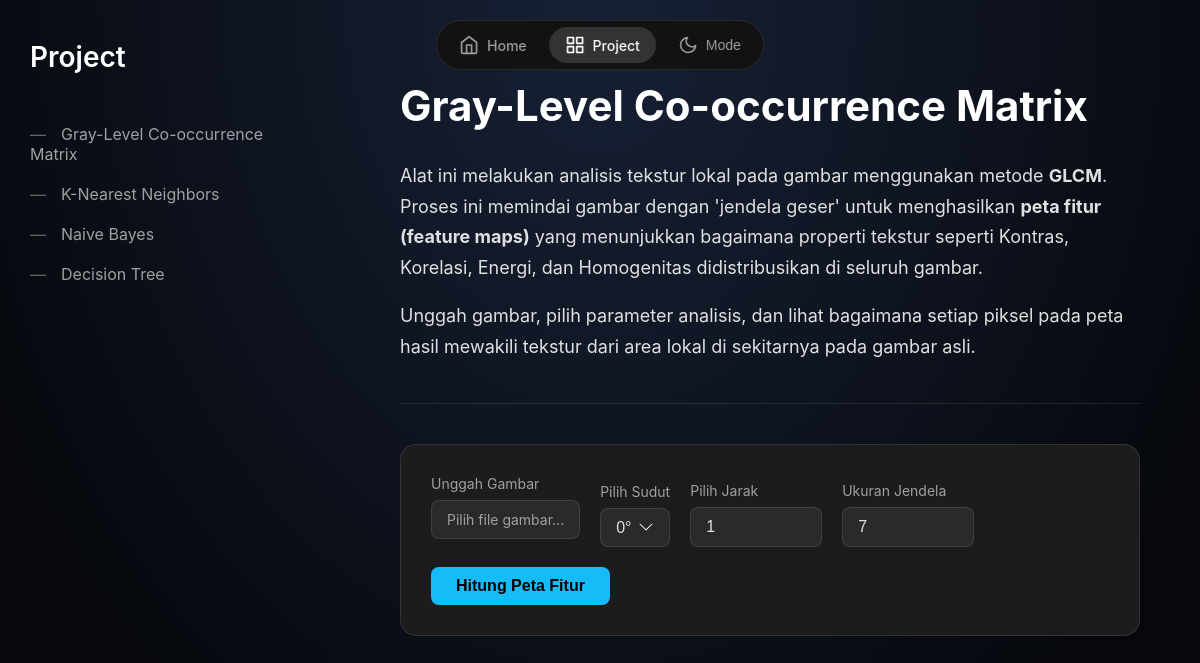
/task/1, run on the app's committed database.
### app.py (models this page shows)
class Task(db.Model):
    id = db.Column(db.Integer, primary_key=True)
    title = db.Column(db.String(100), nullable=False)
    thumbnail = db.Column(db.String(100), nullable=True)
    description = db.Column(db.Text, nullable=False)
    content = db.Column(db.Text, nullable=False)

### app.py (the view, shortened to what this page needs)
@app.route('/task/<int:task_id>', methods=['GET', 'POST'])
def task_detail(task_id):
    task = Task.query.get_or_404(task_id)
    tasks = Task.query.all()
    return render_template('task_detail.html', show_sidebar=True, task=task, tasks=tasks)

### templates/task_detail.html (shortened to what this page needs)
{% extends 'base.html' %}
{% block header %}{{ task.title }}{% endblock %}
{% block content %}
<div class="task-content">
    {{ task.content|safe }}
</div>
<hr class="section-divider">
<div class="glcm-tool-container">
    <form method="POST" enctype="multipart/form-data" class="glcm-form">
        <div class="form-group">
            <label for="image-upload-label">Unggah Gambar</label>
            <label for="image-upload" class="custom-file-upload" id="image-upload-label">
                <span id="file-name-display">Pilih file gambar...</span>
            </label>
        </div>
        <div class="form-group">
            <label for="angle-select">Pilih Sudut</label>
            <select id="angle-select" name="angle">
                <option value="0">0°</option>
            </select>
        </div>
        <div class="form-group">
            <label for="distance-input">Pilih Jarak</label>
            <input type="number" id="distance-input" name="distance" value="1" min="1" max="20" class="number-input">
        </div>
        <div class="form-group">
            <label for="window-size-input">Ukuran Jendela</label>
            <input type="number" id="window-size-input" name="window_size" value="7" min="3" step="2" class="number-input">
        </div>
        <button type="submit" class="btn-submit">Hitung Peta Fitur</button>
    </form>
</div>
{% endblock %}

### templates/base.html (shortened to what this page needs)
<!DOCTYPE html>
<html lang="id">
<head>
    <link rel="stylesheet" href="{{ url_for('static', filename='style.css') }}">
</head>
<body>
    <nav class="top-nav">
        <a href="{{ url_for('index') }}" class="nav-item {% if not show_sidebar %}active{% endif %}">
            <svg xmlns="http://www.w3.org/2000/svg" width="24" height="24" viewBox="0 0 24 24" fill="none" stroke="currentColor" stroke-width="2" stroke-linecap="round" stroke-linejoin="round"><path d="m3 9 9-7 9 7v11a2 2 0 0 1-2 2H5a2 2 0 0 1-2-2z"></path><polyline points="9 22 9 12 15 12 15 22"></polyline></svg>
            <span>Home</span>
        </a>
        <a href="{{ url_for('tugas') }}" class="nav-item {% if show_sidebar %}active{% endif %}">
            <span>Project</span>
        </a>
        <button class="nav-item theme-toggle">
            <svg xmlns="http://www.w3.org/2000/svg" width="24" height="24" viewBox="0 0 24 24" fill="none" stroke="currentColor" stroke-width="2" stroke-linecap="round" stroke-linejoin="round"><path d="M21 12.79A9 9 0 1 1 11.21 3 7 7 0 0 0 21 12.79z"></path></svg>
            <span>Mode</span>
        </button>
    </nav>
    <div class="wrapper">
        {% if show_sidebar %}
        <aside class="sidebar">
            <h1 class="sidebar-title">Project</h1>
            <nav class="sidebar-nav">
                <ul>
                    {% for task_item in tasks %}
                    <li><a href="{{ url_for('task_detail', task_id=task_item.id) }}">{{ task_item.title }}</a></li>
                    {% endfor %}
                </ul>
            </nav>
        </aside>
        {% endif %}
        <main class="main-content {% if not show_sidebar %}full-width{% endif %}">
            <header>
                <h2>{% block header %}{% endblock %}</h2>
            </header>
            <article>
                {% block content %}{% endblock %}
            </article>
        </main>
    </div>
</body>
</html>

### static/style.css (style rules this page uses)
:root { --bg-dark: radial-gradient(ellipse at 50% 0%, hsl(220, 40%, 15%) 0%, #06080D 80%); --text-dark: #e0e0e0; --text-muted-dark: #a0a0a0; --text-header-dark: #ffffff; --card-bg-dark: #1c1c1e; --nav-bg-dark: #121212; --nav-active-dark: #333333; --link-dark: #15BCF8; --link-hover-dark: #49d0fc; --border-dark: rgba(255, 255, 255, 0.1); --bg-light: radial-gradient(ellipse at 50% 0%, hsl(195, 100%, 85%) 0%, #ffffff 70%); --text-light: #222222; --text-muted-light: #555555; --text-header-light: #000000; --card-bg-light: #ffffff; --nav-bg-light: rgba(255, 255, 255, 0.85); --nav-active-light: #e0e0e0; --link-light: #0077cc; --link-hover-light: #0099ff; --border-light: rgba(0, 0, 0, 0.1); }
body { background-image: var(--bg-dark); color: var(--text-dark); font-family: -apple-system, BlinkMacSystemFont, "Segoe UI", Roboto, Helvetica, Arial, sans-serif; margin: 0; min-height: 100vh; transition: background-image .5s ease, color .5s ease; }
.wrapper { display:flex;width:100%;min-height:100vh }
.sidebar { width:280px;padding:40px 30px;display:flex;flex-direction:column;flex-shrink:0;animation:fadeInFromLeft .7s ease-in-out forwards }
.main-content { flex-grow:1;padding:80px 60px 40px;overflow-y:auto;animation:fadeInFromLeft .7s ease-in-out forwards }
.main-content>header,.main-content>article,.main-content>.profile-layout { animation:floatUp .8s .2s ease-out forwards;opacity:0 }
.sidebar-title { font-size:28px;color:var(--text-header-dark);margin:0 0 50px;font-weight:600 }
.sidebar-nav ul { list-style:none;padding:0;margin:0 }
.sidebar-nav li { margin-bottom:20px }
.sidebar-nav a { color:var(--text-muted-dark);text-decoration:none;font-size:16px;transition:color .3s ease }
.sidebar-nav a::before { content:'—';margin-right:15px;color:#666 }
.top-nav { position:fixed;top:20px;left:50%;transform:translateX(-50%);background-color:var(--nav-bg-dark);backdrop-filter:blur(10px);-webkit-backdrop-filter:blur(10px);border:1px solid var(--border-dark);border-radius:9999px;padding:6px;display:flex;align-items:center;gap:6px;z-index:100 }
.nav-item { padding:8px 16px;color:var(--text-muted-dark);text-decoration:none;display:flex;align-items:center;justify-content:center;border-radius:9999px;transition:background-color .3s ease,color .3s ease;background-color:transparent;border:none;cursor:pointer;font-size:14px;font-weight:500;white-space:nowrap;gap:8px }
.nav-item svg { width:20px;height:20px;stroke:currentColor }
.nav-item.active { background-color:var(--nav-active-dark);color:var(--text-header-dark) }
.main-content header h2, .tasks-section h2 { font-size:42px;font-weight:700;color:var(--text-header-dark);margin-top:0;margin-bottom:30px }
.main-content article p { font-size:18px;line-height:1.7;color:var(--text-dark);max-width:800px }
.section-divider { border:none;height:1px;background-color:var(--border-dark);margin:40px 0 }
.glcm-tool-container,.glcm-results-container { background-color:var(--card-bg-dark);border:1px solid var(--border-dark);border-radius:16px;padding:30px;margin-top:30px }
.glcm-form { display:flex;flex-wrap:wrap;align-items:flex-end;gap:20px }
.form-group { display:flex;flex-direction:column }
.form-group label { font-size:14px;color:var(--text-muted-dark);margin-bottom:8px }
.custom-file-upload { background-color:#2a2a2d;border:1px solid var(--border-dark);border-radius:8px;padding:10px 15px;cursor:pointer;transition:background-color .3s ease;white-space:nowrap;overflow:hidden;text-overflow:ellipsis;max-width:250px }
#angle-select,.number-input { background-color:#2a2a2d;color:var(--text-dark);border:1px solid var(--border-dark);border-radius:8px;padding:10px 15px;font-size:16px }
#angle-select { -webkit-appearance:none;-moz-appearance:none;appearance:none;background-repeat:no-repeat;background-position:right 15px center }
.number-input { width:100px }
.btn-submit { background-color:var(--link-dark);color:#000;padding:10px 25px;border-radius:8px;border:none;font-weight:700;font-size:16px;cursor:pointer;transition:all .3s ease }

### data on the page
Task: title "Gray-Level Co-occurrence Matrix", content "Alat ini melakukan analisis tekstur lokal pada gambar menggunakan metode GLCM . Proses ini memindai gambar dengan 'jendela geser' untuk menghasilkan peta fitur (feature maps) yang menunjukkan bagaimana properti tekstur seperti Kontras, Korelasi, Energi, dan Homogenitas didistribusikan di seluruh gambar. Unggah gambar, pilih parameter analisis, dan lihat bagaimana setiap piksel pada peta hasil mewakili tekstur dari area lokal di sekitarnya pada gambar asli."
Task: title "K-Nearest Neighbors"
Task: title "Naive Bayes"
Task: title "Decision Tree"
